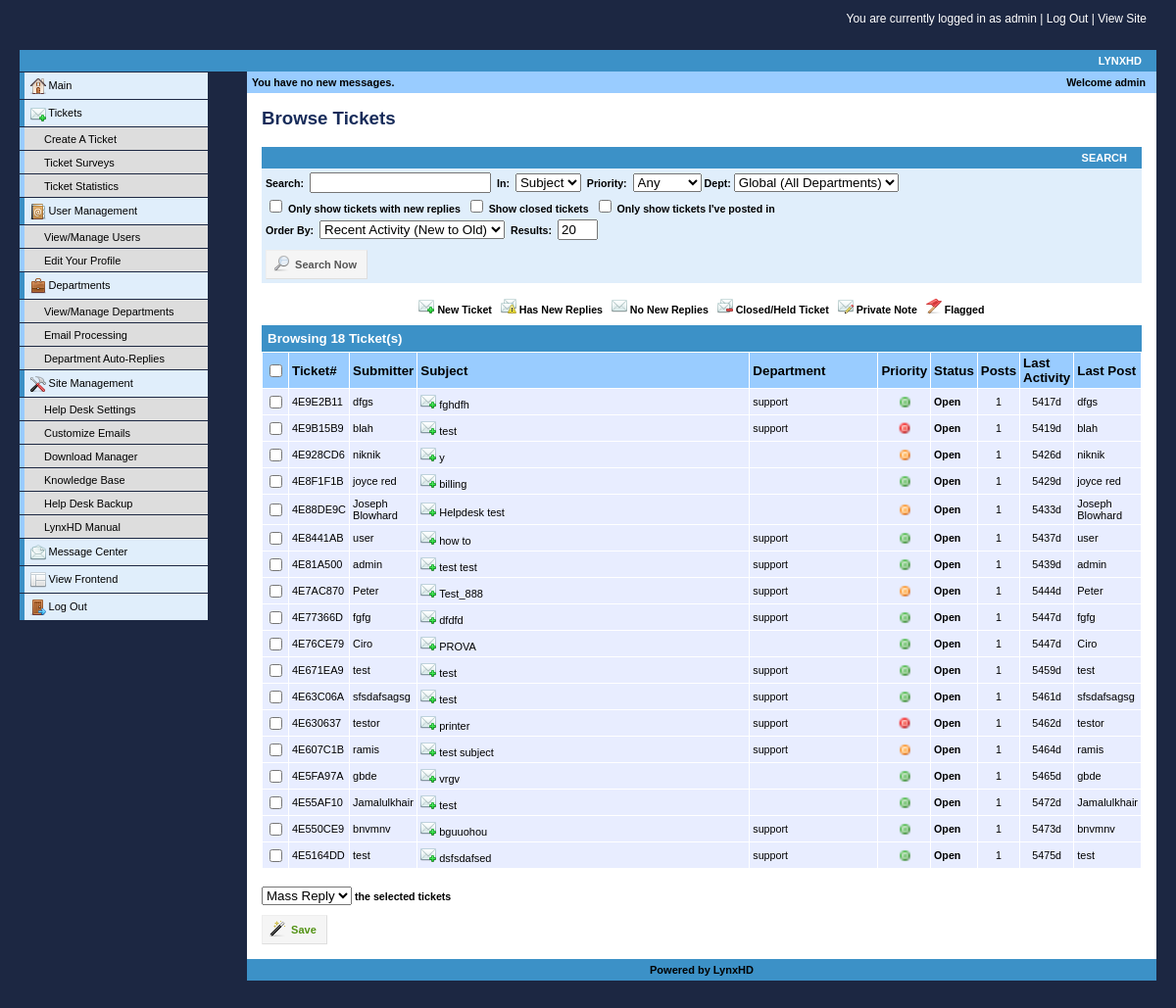
The page /admin/browse.php (signed in) on the database its author committed.
### tables this page shows
CREATE TABLE IF NOT EXISTS `ticket` (
  `id` int(11) NOT NULL auto_increment,
  `ticket_id` varchar(40) NOT NULL default '',
  `dept_id` int(11) NOT NULL default '0',
  `email` varchar(255) NOT NULL default '',
  `name` varchar(20) NOT NULL default '',
  `subject` varchar(255) NOT NULL default '',
  `date` int(11) NOT NULL default '0',
  `status` int(11) NOT NULL default '0',
  `notify` tinyint(4) NOT NULL default '1',
  `priority` tinyint(4) NOT NULL default '0',
  `custom` text NOT NULL,
  `lastactivity` int(11) NOT NULL default '0',
  `lastpost` int(11) NOT NULL default '-1',
  `flag` int(11) NOT NULL default '-1',
  `private` int(4) NOT NULL default '0',
  `cc` text NOT NULL,
  PRIMARY KEY  (`id`)
);

CREATE TABLE IF NOT EXISTS `dept` (
  `id` int(11) NOT NULL auto_increment,
  `name` varchar(255) NOT NULL default '',
  `options` int(11) NOT NULL default '0',
  `sortnum` int(11) NOT NULL default '0',
  `description` varchar(255) NOT NULL default '',
  PRIMARY KEY  (`id`)
);

### include/include.php (called while the page is built, shortened)
<?php
$PRIORITY_LOW = 0;
$PRIORITY_MEDIUM = 1;
$PRIORITY_HIGH = 2;
$HD_STATUS_OPEN = 0;
$HD_STATUS_CLOSED = 1;
$HD_URL_BROWSE = "browse.php";
$HD_URL_ADMINVIEW = "adminview.php";
$pre = $db_prefix;
function field( $data )
{
  return htmlspecialchars( stripslashes( $data ) );
}
function get_row_count( $query )
{
  $res = mysql_query( $query );
  $row = mysql_fetch_array( $res );
  return $row[0];
}
?>

### include/settings.php (called while the page is built, shortened)
<?
$db_prefix = '';
?>

### admin/browse.php (the view, shortened to what this page needs)
<?php
include "../include/settings.php";
include "../include/include.php";
$HD_CURPAGE = $HD_URL_BROWSE;
$query = "";
if( $_GET[closed] != "on" )
  $query .= " && ticket.status != '$HD_STATUS_CLOSED'";
$order = "";
if( $_GET[order] == "activity" )
  $order .= "ticket.lastactivity DESC";
else if( $_GET[order] == "date" )
  $order .= "ticket.date DESC";
else if( $_GET[order] == "priority" )
  $order .= "ticket.priority DESC";
else if( $_GET[order] == "activityrev" )
  $order .= "ticket.lastactivity ASC";
else if( $_GET[order] == "daterev" )
  $order .= "ticket.date ASC";
else if( $_GET[order] == "priorityrev" )
  $order .= "ticket.priority ASC";
else
  $order .= "ticket.lastactivity DESC";
$rows_query = "SELECT COUNT( DISTINCT( ticket.id ) ) FROM {$pre}ticket AS ticket, {$pre}post AS post, {$pre}privilege AS priv WHERE ( ticket.ticket_id NOT LIKE 'M%' && post.ticket_id = ticket.id && ((ticket.dept_id = priv.dept_id && priv.user_id = '{$_SESSION[user][id]}') || (priv.dept_id = '0' && priv.user_id = '{$_SESSION[user][id]}')) " . $query . " ) ORDER BY " . $order;
$query = "SELECT DISTINCT( ticket.id ), ticket.* FROM {$pre}ticket AS ticket, {$pre}post AS post, {$pre}privilege AS priv WHERE ( ticket.ticket_id NOT LIKE 'M%' && post.ticket_id = ticket.id && ((ticket.dept_id = priv.dept_id && priv.user_id = '{$_SESSION[user][id]}') || (priv.dept_id = '0' && priv.user_id = '{$_SESSION[user][id]}')) " . $query . " ) ORDER BY " . $order;
$results = get_row_count( $rows_query );
$query .= " LIMIT {$_GET[offset]},{$_GET[results]}";
include "./include/header.php";
?>
<div class="title">Browse Tickets</div><br /><?php echo $msg ?>
<div id="container">
	<h1>Search</h1>
<table border="0" cellspacing="4" cellpadding="0">
<form class"wufoo" action="<?php echo $HD_CURPAGE ?>" method="get">
<tr><td>
<div class="topinfo">Search:&nbsp;
<input type="text" name="search" size="20" value="<?php echo field( $_GET[search] ) ?>" />&nbsp;
In:&nbsp;
<select name="lookin">
<option value="subject" <?php echo ($_GET[lookin] == "subject") ? "selected" : "" ?>>Subject</option>
</select>&nbsp;
Priority:&nbsp;
<select name="priority">
<option value="any" <?php echo ($_GET[priority] == "any") ? "selected" : "" ?>>Any</option>
</select>
Dept:
<select name="department">
<?php
if( $global_priv )
  $res_dept = mysql_query( "SELECT name, id FROM {$pre}dept ORDER BY sortnum" );
else
  $res_dept = mysql_query( "SELECT dept.name, dept.id FROM {$pre}privilege AS priv, {$pre}dept AS dept WHERE ( priv.user_id = '{$_SESSION[user][id]}' && priv.dept_id = dept.id )" );
while( $row_dept = mysql_fetch_array( $res_dept ) )
  echo "<option value=\"{$row_dept[id]}\" " . (($row_dept[id] == $_GET[department]) ? "selected" : "") . ">{$row_dept[name]}</option>\n";
?>
</select>
</div>
</td></tr>
<tr><td>
<div class="topinfo">
<input type="checkbox" name="replies" <?php echo ($_GET[replies] == "on") ? "checked" : "" ?>/> Only show tickets with new replies&nbsp;
<input type="checkbox" name="closed" <?php echo ($_GET[closed] == "on") ? "checked" : "" ?>/> Show closed tickets&nbsp;
<input type="checkbox" name="mine" <?php echo ($_GET[mine] == "on") ? "checked" : "" ?>/> Only show tickets I've posted in&nbsp;
</div>
</td></tr>
<tr><td>
<div class="topinfofloat">
Order By:&nbsp;
<select name="order">
<option value="activity" <?php echo ($_GET[order] == "activity") ? "selected" : "" ?>>Recent Activity (New to Old)</option>
</select>&nbsp;
Results:&nbsp;
<input type="text" name="results" size="2" value="<?php if( isset( $_GET[results] ) ) echo $_GET[results]; else echo "20" ?>" />&nbsp;
<div class="buttons">
    <button type="submit" class="buttons">
        <img src="./images/ticket-search.png" /> Search Now
    </button>
</div>
</div>
</td></tr>
</form>
</table>
</div>
<img src="./images/blank.gif" width="1" height="5" /><br />
<table align="center" border="0" cellspacing="10" cellpadding="0">
<tr><td align="center">
<div class="smallinfo">
<img src="./images/mail-new.png" /> New Ticket&nbsp;&nbsp;
<img src="./images/mail-newresponse.png" /> Has New Replies&nbsp;&nbsp;
<img src="./images/mail.png" /> No New Replies&nbsp;&nbsp;
<img src="./images/mail-closed.png" /> Closed/Held Ticket&nbsp;&nbsp;
<img src="./images/mail-privatenote.png" /> Private Note&nbsp;&nbsp;
<img src="./images/mail-flag.png" /> Flagged
</div>
</td></tr>
</table>
<form name="tickets" method="post">
<table width="100%" border="0" cellspacing="1" cellpadding="5" bgcolor="#3c91c7"><tr><td><div class="tableheader">
<?php
echo "Browsing $results Ticket(s)";
?>
</div></td></tr></table>
<table width="100%" border="0" cellspacing="1" cellpadding="3">
<tr bgcolor="#99CCFF"><td><input type="checkbox" name="all" onclick="checkall( );" /></td></td><td><div class="tableheaderblack">Ticket#</div></td><td><div class="tableheaderblack">Submitter</div></td><td width="40%"><div class="tableheaderblack">Subject</div></td><td width="15%"><div class="tableheaderblack">Department</div></td><td><div class="tableheaderblack">Priority</div></td><td><div class="tableheaderblack">Status</div></td><td><div class="tableheaderblack">Posts</div></td><td><div class="tableheaderblack">Last Activity</div></td><td><div class="tableheaderblack">Last Post</div></td></tr>
<?php
$res = mysql_query( $query );
while( $row = mysql_fetch_array( $res ) )
{
  $res_post_user = mysql_query( "SELECT user_id, private FROM {$pre}post WHERE ( ticket_id = '{$row[id]}' ) ORDER BY date DESC LIMIT 1" );
  $row_post_user = mysql_fetch_array( $res_post_user );
  if( $row_post_user[user_id] == -1 )
    $user_info = "<a href=\"mailto:{$row[email]}\">$row[name]</a>";
  $res_post = mysql_query( "SELECT COUNT(*) FROM {$pre}post WHERE ( ticket_id = '{$row[id]}' )" );
  $row_post = mysql_fetch_array( $res_post );
  $bgcolor = ($bgcolor == "#E8EDFF") ? "#E8EDFF" : "#E8EDFF";
  echo "<tr bgcolor=\"$bgcolor\">";
  if( $row[status] != $HD_STATUS_OPEN )
    $image = "./images/mail-closed.png";
  else if( $row_post[0] == 1 )
    $image = "./images/mail-new.png";
  echo "<td><input type=\"checkbox\" name=\"{$row[id]}\" /></td>";
  echo "<td><div class=\"normal\"><span style=\"font-size: 8pt\"><a href=\"{$HD_URL_ADMINVIEW}?cmd=view&id={$row[ticket_id]}\">{$row[ticket_id]}</a></span></div></td>";
  echo "<td><div class=\"normal\"><span style=\"font-size: 8pt\"><a href=\"mailto:{$row[email]}\">$row[name]</a></span></div></td>";
  echo "<td><div class=\"normal\"><span style=\"font-size: 8pt\">" . (($row[flag] == 0 || $row[flag] == $_SESSION[user][id]) ? "<img src=\"./images/mail-flag.png\" /> " : "") . "<img src=\"{$image}\" /> <a href=\"{$HD_URL_ADMINVIEW}?cmd=view&id={$row[ticket_id]}\">" . field( $row[subject] ) . "</a></span></div></td>";
  $res_dept = mysql_query( "SELECT name FROM {$pre}dept WHERE ( id = '{$row[dept_id]}' )" );
  $row_dept = mysql_fetch_array( $res_dept );
  echo "<td><div class=\"normal\"><span style=\"font-size: 8pt\">" . field( $row_dept[0] ) . "</span></div></td>";
  if( $row[priority] == $PRIORITY_LOW )
    $priority = "<center><img src=\"./images/bullet-green.png\"></center>";
  else if( $row[priority] == $PRIORITY_MEDIUM )
    $priority = "<center><img src=\"./images/bullet-orange.png\"></center>";
  else if( $row[priority] == $PRIORITY_HIGH )
    $priority = "<center><img src=\"./images/bullet-red.png\"></center>";
  echo "<td><span style=\"font-size: 8pt\"><div class=\"normal\">$priority</span></div></td>";
  if( $row[status] == $HD_STATUS_OPEN )
    $status = "<b>Open</b>";
  else if( $row[status] == $HD_STATUS_CLOSED )
    $status = "Closed";
  else if( $row[status] == $HD_STATUS_HELD )
    $status = "Held";
  echo "<td><div class=\"normal\"><span style=\"font-size: 8pt\">$status</span></div></td>";
  if( $row_post[0] <= 0 )
    $replies = "<font color=\"#FF0000\"><b>0</b></font>";
  else
    $replies = $row_post[0];
  echo "<td><div class=\"normal\"><center><span style=\"font-size: 8pt\">$replies</span></center></div></td>";
  $lastactivity = time( ) - $row[lastactivity];
  if( $lastactivity > 86400 )
  {
    if( (int)($lastactivity / 86400 ) <= 1 )
      $lastactivity = "<font color=\"#FF0000\"><b>" . (int)($lastactivity / 86400) . "d</b></font>";
    else
      $lastactivity = (int)($lastactivity / 86400) . "d";
  }
  else if( $lastactivity > 3600 )
    $lastactivity = "<font color=\"#FF0000\"><b>" . (int)($lastactivity / 3600) . "h</b></font>";
  else
    $lastactivity = "<font color=\"#FF0000\"><b>" . (int)($lastactivity / 60 ) . "m</b></font>";
  echo "<td><div class=\"normal\"><center><span style=\"font-size: 8pt\">$lastactivity</span></center></div></td>";
  echo "<td><div class=\"normal\"><span style=\"font-size: 8pt\">$user_info</span></div></td>";
  echo "</tr>";
}
?>
<br />
<div class="smallinfofloat">
<select name="action">
<option value="reply">Mass Reply</option>
</select>
the selected tickets&nbsp;&nbsp;
<div class="buttons">
 <button type="submit" class="positive" onclick="if( document.tickets.action.options[document.tickets.action.selectedIndex].value == 'delete' ) { if(confirm('Are you sure you want to do this?')) document.tickets.submit( ); } else { document.tickets.submit( ); }">
       <img src="./images/ticket-selectall.png" /> Save
    </button>
</div>
</div>
<?php
include "./include/footer.php";
?>

### rows shown on the page
ticket: ticket "4E9E2B11", name "dfgs", subject "fghdfh", dept.name "support", priority 0 (drawn), status "Open", replies "1", lastactivity "5417d"
ticket: ticket "4E9B15B9", name "blah", subject "test", dept.name "support", status "Open", replies "1", lastactivity "5419d"
ticket: ticket "4E928CD6", name "niknik", subject "y", priority 1 (drawn), status "Open", replies "1", lastactivity "5426d"
ticket: ticket "4E8F1F1B", name "joyce red", subject "billing", priority 0 (drawn), status "Open", replies "1", lastactivity "5429d"
ticket: ticket "4E88DE9C", name "Joseph Blowhard", subject "Helpdesk test", priority 1 (drawn), status "Open", replies "1", lastactivity "5433d"
ticket: ticket "4E8441AB", name "user", subject "how to", dept.name "support", priority 0 (drawn), status "Open", replies "1", lastactivity "5437d"
ticket: ticket "4E81A500", name "admin", subject "test test", dept.name "support", priority 0 (drawn), status "Open", replies "1", lastactivity "5439d"
ticket: ticket "4E7AC870", name "Peter", subject "Test_888", dept.name "support", priority 1 (drawn), status "Open", replies "1", lastactivity "5444d"
ticket: ticket "4E77366D", name "fgfg", subject "dfdfd", dept.name "support", priority 0 (drawn), status "Open", replies "1", lastactivity "5447d"
ticket: ticket "4E76CE79", name "Ciro", subject "PROVA", priority 0 (drawn), status "Open", replies "1", lastactivity "5447d"
ticket: ticket "4E671EA9", name "test", subject "test", dept.name "support", priority 0 (drawn), status "Open", replies "1", lastactivity "5459d"
ticket: ticket "4E63C06A", name "sfsdafsagsg", subject "test", dept.name "support", priority 0 (drawn), status "Open", replies "1", lastactivity "5461d"
ticket: ticket "4E630637", name "testor", subject "printer", dept.name "support", status "Open", replies "1", lastactivity "5462d"
ticket: ticket "4E607C1B", name "ramis", subject "test subject", dept.name "support", priority 1 (drawn), status "Open", replies "1", lastactivity "5464d"
ticket: ticket "4E5FA97A", name "gbde", subject "vrgv", priority 0 (drawn), status "Open", replies "1", lastactivity "5465d"
ticket: ticket "4E55AF10", name "Jamalulkhair", subject "test", priority 0 (drawn), status "Open", replies "1", lastactivity "5472d"
ticket: ticket "4E550CE9", name "bnvmnv", subject "bguuohou", dept.name "support", priority 0 (drawn), status "Open", replies "1", lastactivity "5473d"
ticket: ticket "4E5164DD", name "test", subject "dsfsdafsed", dept.name "support", priority 0 (drawn), status "Open", replies "1", lastactivity "5475d"

### other values the page prints
$_SESSION[user][name] "admin"
$website_name "LYNXHD"
$results "18"
form field department "Global (All Departments)"
